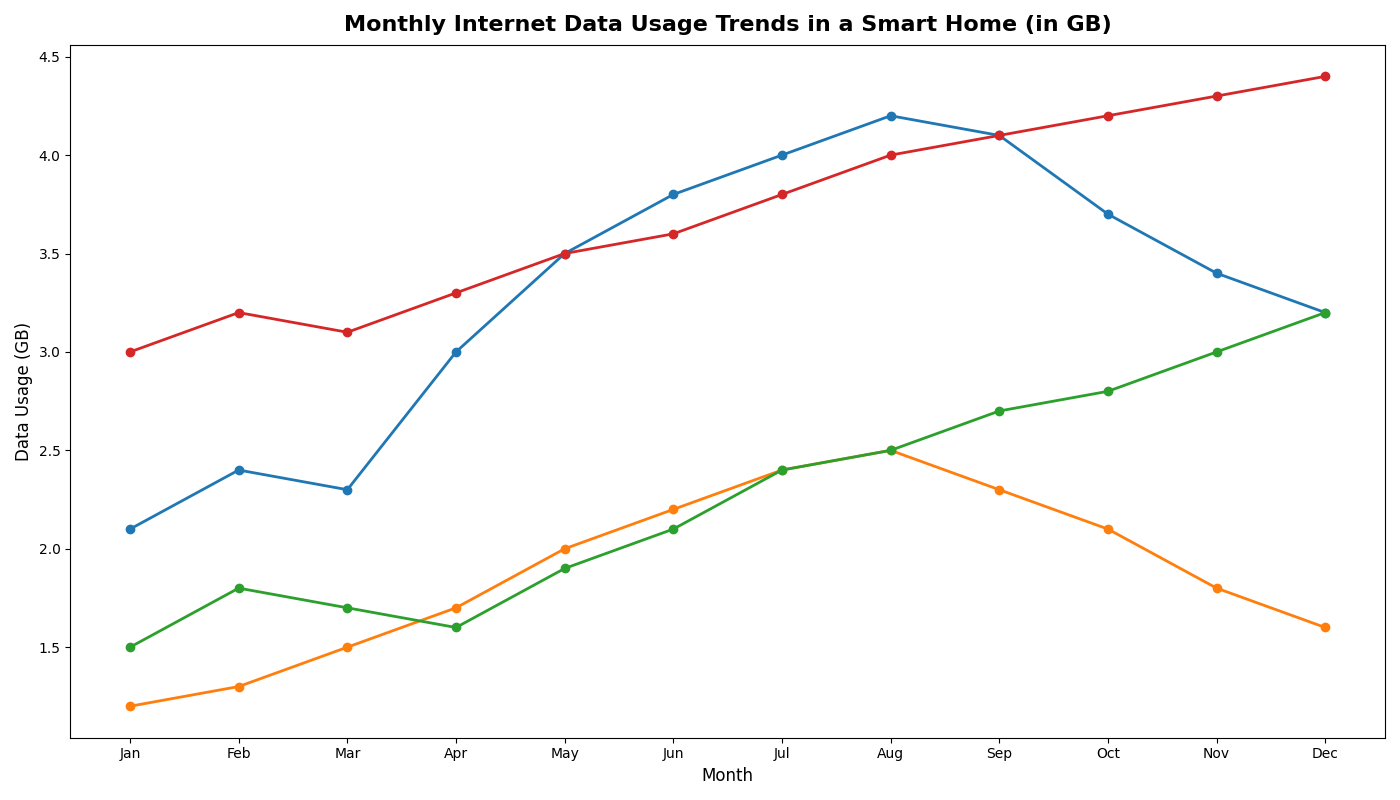

Reproduce this figure in Python.
import numpy as np
import matplotlib.pyplot as plt

months = ['Jan', 'Feb', 'Mar', 'Apr', 'May', 'Jun', 'Jul', 'Aug', 'Sep', 'Oct', 'Nov', 'Dec']

smart_thermostat = [2.1, 2.4, 2.3, 3.0, 3.5, 3.8, 4.0, 4.2, 4.1, 3.7, 3.4, 3.2]
smart_lighting = [1.2, 1.3, 1.5, 1.7, 2.0, 2.2, 2.4, 2.5, 2.3, 2.1, 1.8, 1.6]
smart_refrigerator = [1.5, 1.8, 1.7, 1.6, 1.9, 2.1, 2.4, 2.5, 2.7, 2.8, 3.0, 3.2]
smart_security = [3.0, 3.2, 3.1, 3.3, 3.5, 3.6, 3.8, 4.0, 4.1, 4.2, 4.3, 4.4]

data_usage = np.array([
    smart_thermostat,
    smart_lighting,
    smart_refrigerator,
    smart_security
])

fig, ax = plt.subplots(figsize=(14, 8))

for idx in range(data_usage.shape[0]):
    ax.plot(months, data_usage[idx], marker='o', linestyle='-', linewidth=2)

ax.set_title('Monthly Internet Data Usage Trends in a Smart Home (in GB)', fontsize=16, fontweight='bold', pad=10)
ax.set_xlabel('Month', fontsize=12)
ax.set_ylabel('Data Usage (GB)', fontsize=12)

plt.tight_layout()
plt.show()
